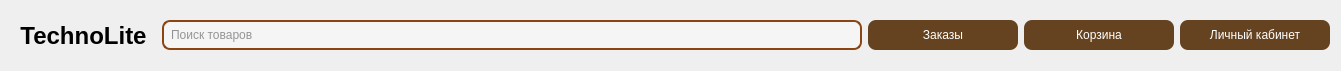
     <widget class="QWidget" name="horizontalLayoutWidget">
      <property name="geometry">
       <rect>
        <x>0</x>
        <y>0</y>
        <width>1341</width>
        <height>71</height>
       </rect>
      </property>
      <layout class="QHBoxLayout" name="horizontalLayout">
       <item>
        <widget class="QLabel" name="label_technolite">
         <property name="font">
          <font>
           <pointsize>18</pointsize>
           <weight>75</weight>
           <bold>true</bold>
          </font>
         </property>
         <property name="text">
          <string>TechnoLite</string>
         </property>
         <property name="alignment">
          <set>Qt::AlignCenter</set>
         </property>
        </widget>
       </item>
       <item>
        <widget class="QLineEdit" name="lineEdit_search">
         <property name="minimumSize">
          <size>
           <width>300</width>
           <height>30</height>
          </size>
         </property>
         <property name="maximumSize">
          <size>
           <width>700</width>
           <height>16777215</height>
          </size>
         </property>
         <property name="styleSheet">
          <string notr="true">QLineEdit {
    border: 2px solid #8B4513;
    border-radius: 8px;
    padding: 5px;
    background-color: #F5F5F5;
    color: #333333;
}

QLineEdit::placeholder {
    color: rgba(51, 51, 51, 0.5);
    font-style: italic;
}

QLineEdit:focus {
    border: 2px solid #A0522D;
    background-color: #FFFFFF;
}</string>
         </property>
         <property name="placeholderText">
          <string>Поиск товаров</string>
         </property>
        </widget>
       </item>
       <item>
        <widget class="QPushButton" name="btn_orders">
         <property name="minimumSize">
          <size>
           <width>150</width>
           <height>30</height>
          </size>
         </property>
         <property name="maximumSize">
          <size>
           <width>200</width>
           <height>16777215</height>
          </size>
         </property>
         <property name="styleSheet">
          <string notr="true">QPushButton:enabled {
    background-color: #654321;
    color: white;
    border-radius: 8px;
}

QPushButton:disabled {
    background-color: rgba(160, 82, 45, 0.5);
    color: rgba(255, 255, 255, 0.5);
    border-radius: 8px;
}
</string>
         </property>
         <property name="text">
          <string>Заказы</string>
         </property>
        </widget>
       </item>
       <item>
        <widget class="QPushButton" name="btn_cart">
         <property name="minimumSize">
          <size>
           <width>150</width>
           <height>30</height>
          </size>
         </property>
         <property name="maximumSize">
          <size>
           <width>200</width>
           <height>16777215</height>
          </size>
         </property>
         <property name="styleSheet">
          <string notr="true">QPushButton:enabled {
    background-color: #654321;
    color: white;
    border-radius: 8px;
}

QPushButton:disabled {
    background-color: rgba(160, 82, 45, 0.5);
    color: rgba(255, 255, 255, 0.5);
    border-radius: 8px;
}
</string>
         </property>
         <property name="text">
          <string>Корзина</string>
         </property>
        </widget>
       </item>
       <item>
        <widget class="QPushButton" name="btn_pers_acc">
         <property name="minimumSize">
          <size>
           <width>150</width>
           <height>30</height>
          </size>
         </property>
         <property name="maximumSize">
          <size>
           <width>200</width>
           <height>16777215</height>
          </size>
         </property>
         <property name="styleSheet">
          <string notr="true">QPushButton:enabled {
    background-color: #654321;
    color: white;
    border-radius: 8px;
}

QPushButton:disabled {
    background-color: rgba(160, 82, 45, 0.5);
    color: rgba(255, 255, 255, 0.5);
    border-radius: 8px;
}
</string>
         </property>
         <property name="text">
          <string>Личный кабинет</string>
         </property>
        </widget>
       </item>
      </layout>
     </widget>
